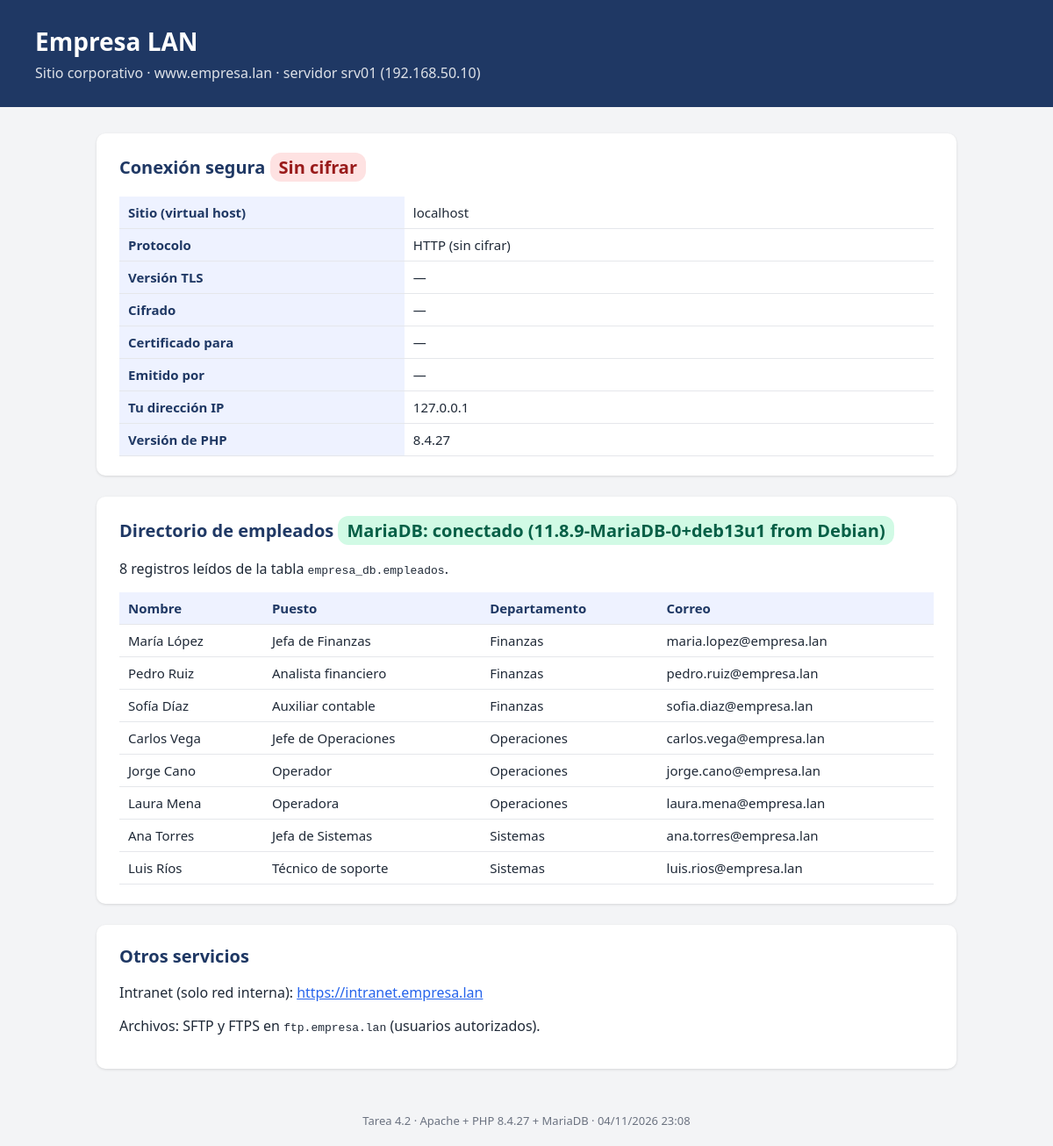
/sitio/www/index.php, run on the app's committed database.
### tables this page shows
CREATE TABLE empleados (
    id           INT UNSIGNED AUTO_INCREMENT PRIMARY KEY,
    nombre       VARCHAR(80)  NOT NULL,
    puesto       VARCHAR(60)  NOT NULL,
    departamento VARCHAR(40)  NOT NULL,
    correo       VARCHAR(80)  NOT NULL UNIQUE
);

### sitio/www/index.php (the view, shortened to what this page needs)
<?php
$h = fn($s) => htmlspecialchars((string) $s, ENT_QUOTES, 'UTF-8');
$https = ($_SERVER['HTTPS'] ?? '') === 'on';
$conexion = [
    'Sitio (virtual host)' => $_SERVER['SERVER_NAME'] ?? '',
    'Protocolo'            => $https ? 'HTTPS' : 'HTTP (sin cifrar)',
    'Versión TLS'          => $_SERVER['SSL_PROTOCOL'] ?? '—',
    'Cifrado'              => $_SERVER['SSL_CIPHER'] ?? '—',
    'Certificado para'     => $_SERVER['SSL_SERVER_S_DN_CN'] ?? '—',
    'Emitido por'          => $_SERVER['SSL_SERVER_I_DN_CN'] ?? '—',
    'Tu dirección IP'      => $_SERVER['REMOTE_ADDR'] ?? '',
    'Versión de PHP'       => PHP_VERSION,
];
$empleados = [];
$versionBd = '';
$errorBd   = false;
try {
    $cfg = parse_ini_file('/etc/tarea42/db.ini');
    $pdo = new PDO(
        "mysql:host=localhost;dbname={$cfg['base']};charset=utf8mb4",
        $cfg['usuario'],
        $cfg['clave'],
        [PDO::ATTR_ERRMODE => PDO::ERRMODE_EXCEPTION]
    );
    $versionBd = (string) $pdo->query('SELECT VERSION()')->fetchColumn();
    $empleados = $pdo->query(
        'SELECT nombre, puesto, departamento, correo FROM empleados ORDER BY departamento, nombre'
    )->fetchAll(PDO::FETCH_ASSOC);
} catch (Throwable $e) {
    error_log('Tarea 4.2 - error de base de datos: ' . $e->getMessage());
    $errorBd = true;
}
?>
<!DOCTYPE html>
<html lang="es">
<head>
</head>
<body>
<header>
    <h1>Empresa LAN</h1>
    <p>Sitio corporativo · www.empresa.lan · servidor srv01 (192.168.50.10)</p>
</header>
<main>
    <section class="tarjeta">
        <h2>Conexión segura
            <?= $https ? '<span class="ok">Cifrada con TLS</span>' : '<span class="mal">Sin cifrar</span>' ?></h2>
        <table>
            <?php foreach ($conexion as $dato => $valor): ?>
                <tr><th style="width:35%"><?= $h($dato) ?></th><td><?= $h($valor) ?></td></tr>
            <?php endforeach; ?>
        </table>
    </section>
    <section class="tarjeta">
        <h2>Directorio de empleados
            <?php if ($errorBd): ?>
                <span class="mal">MariaDB: sin conexión</span>
            <?php else: ?>
                <span class="ok">MariaDB: conectado (<?= $h($versionBd) ?>)</span>
            <?php endif; ?></h2>
        <?php if ($errorBd): ?>
            <p>No se pudo consultar la base de datos. Revisa el log de errores de Apache.</p>
        <?php else: ?>
            <p><?= count($empleados) ?> registros leídos de la tabla <code>empresa_db.empleados</code>.</p>
            <table>
                <tr><th>Nombre</th><th>Puesto</th><th>Departamento</th><th>Correo</th></tr>
                <?php foreach ($empleados as $e): ?>
                    <tr><td><?= $h($e['nombre']) ?></td><td><?= $h($e['puesto']) ?></td>
                        <td><?= $h($e['departamento']) ?></td><td><?= $h($e['correo']) ?></td></tr>
                <?php endforeach; ?>
            </table>
        <?php endif; ?>
    </section>
    <section class="tarjeta">
        <h2>Otros servicios</h2>
        <p>Intranet (solo red interna): <a href="https://intranet.empresa.lan/">https://intranet.empresa.lan</a></p>
        <p>Archivos: SFTP y FTPS en <code>ftp.empresa.lan</code> (usuarios autorizados).</p>
    </section>
</main>
<footer>Tarea 4.2 · Apache + PHP <?= $h(PHP_VERSION) ?> + MariaDB · <?= $h(date('d/m/Y H:i')) ?></footer>
</body>
</html>

### sitio/www/index.php (style rules this page uses)
body { margin: 0; font-family: "Segoe UI", Arial, sans-serif; background: #f3f4f6; color: #1f2937; }
header { background: #1f3864; color: #fff; padding: 28px 40px; }
header h1 { margin: 0 0 6px; font-size: 28px; }
header p { margin: 0; opacity: .85; }
main { max-width: 980px; margin: 30px auto; padding: 0 20px; }
.tarjeta { background: #fff; border-radius: 10px; padding: 22px 26px; margin-bottom: 24px; box-shadow: 0 1px 3px rgba(0,0,0,.12); }
h2 { margin-top: 0; color: #1f3864; font-size: 20px; }
table { width: 100%; border-collapse: collapse; font-size: 15px; }
th, td { text-align: left; padding: 8px 10px; border-bottom: 1px solid #e5e7eb; }
th { background: #eef2ff; color: #1f3864; }
.ok { display: inline-block; background: #d1fae5; color: #065f46; padding: 3px 10px; border-radius: 12px; font-weight: 600; }
.mal { display: inline-block; background: #fee2e2; color: #991b1b; padding: 3px 10px; border-radius: 12px; font-weight: 600; }
footer { text-align: center; color: #6b7280; font-size: 13px; padding: 20px; }
a { color: #2563eb; }

### data on the page
empleados: nombre "María López", puesto "Jefa de Finanzas", departamento "Finanzas", correo "maria.lopez@empresa.lan"
empleados: nombre "Pedro Ruiz", puesto "Analista financiero", departamento "Finanzas", correo "pedro.ruiz@empresa.lan"
empleados: nombre "Sofía Díaz", puesto "Auxiliar contable", departamento "Finanzas", correo "sofia.diaz@empresa.lan"
empleados: nombre "Carlos Vega", puesto "Jefe de Operaciones", departamento "Operaciones", correo "carlos.vega@empresa.lan"
empleados: nombre "Jorge Cano", puesto "Operador", departamento "Operaciones", correo "jorge.cano@empresa.lan"
empleados: nombre "Laura Mena", puesto "Operadora", departamento "Operaciones", correo "laura.mena@empresa.lan"
empleados: nombre "Ana Torres", puesto "Jefa de Sistemas", departamento "Sistemas", correo "ana.torres@empresa.lan"
empleados: nombre "Luis Ríos", puesto "Técnico de soporte", departamento "Sistemas", correo "luis.rios@empresa.lan"

### other printed values
$h($dato) "Sitio (virtual host)"
$h($valor) "localhost"
$h($dato) "Protocolo"
$h($valor) "HTTP (sin cifrar)"
$h($dato) "Versión TLS"
$h($valor) "—"
$h($dato) "Cifrado"
$h($dato) "Certificado para"
$h($dato) "Emitido por"
$h($dato) "Tu dirección IP"
$h($valor) "127.0.0.1"
$h($dato) "Versión de PHP"
$h($valor) "8.4.27"
$h($versionBd) "11.8.9-MariaDB-0+deb13u1 from Debian"
count($empleados) "8"
